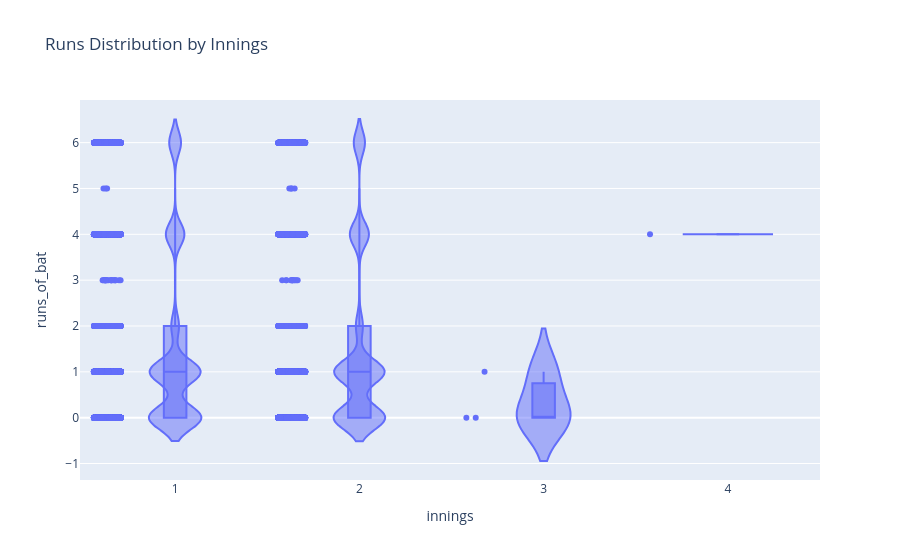

This figure's notebook cell:
### Code cell
#  Violin Plot → Runs Distribution by Innings
fig = px.violin(df, x="innings", y="runs_of_bat", box=True, points="all",
                 title="Runs Distribution by Innings")
fig.show()

### Figure 1 — Plotly figure (JSON) as saved in the notebook; plotly's stock layout.template omitted (floating-point values rounded to 4 significant figures; data arrays with more than 128 entries replaced by an {"elided": "..."} marker saying what was removed)
{"data": [{"alignmentgroup": "True", "box": {"visible": true}, "hovertemplate": "innings=%{x}<br>runs_of_bat=%{y}<extra></extra>", "legendgroup": "", "marker": {"color": "#636efa"}, "name": "", "offsetgroup": "", "orientation": "v", "points": "all", "scalegroup": "True", "showlegend": false, "type": "violin", "x": {"elided": "17477 int values"}, "x0": " ", "xaxis": "x", "y": {"elided": "17477 int values"}, "y0": " ", "yaxis": "y"}], "layout": {"legend": {"tracegroupgap": 0}, "title": {"text": "Runs Distribution by Innings"}, "violinmode": "group", "xaxis": {"anchor": "y", "domain": [0, 1], "title": {"text": "innings"}}, "yaxis": {"anchor": "x", "domain": [0, 1], "title": {"text": "runs_of_bat"}}}}
